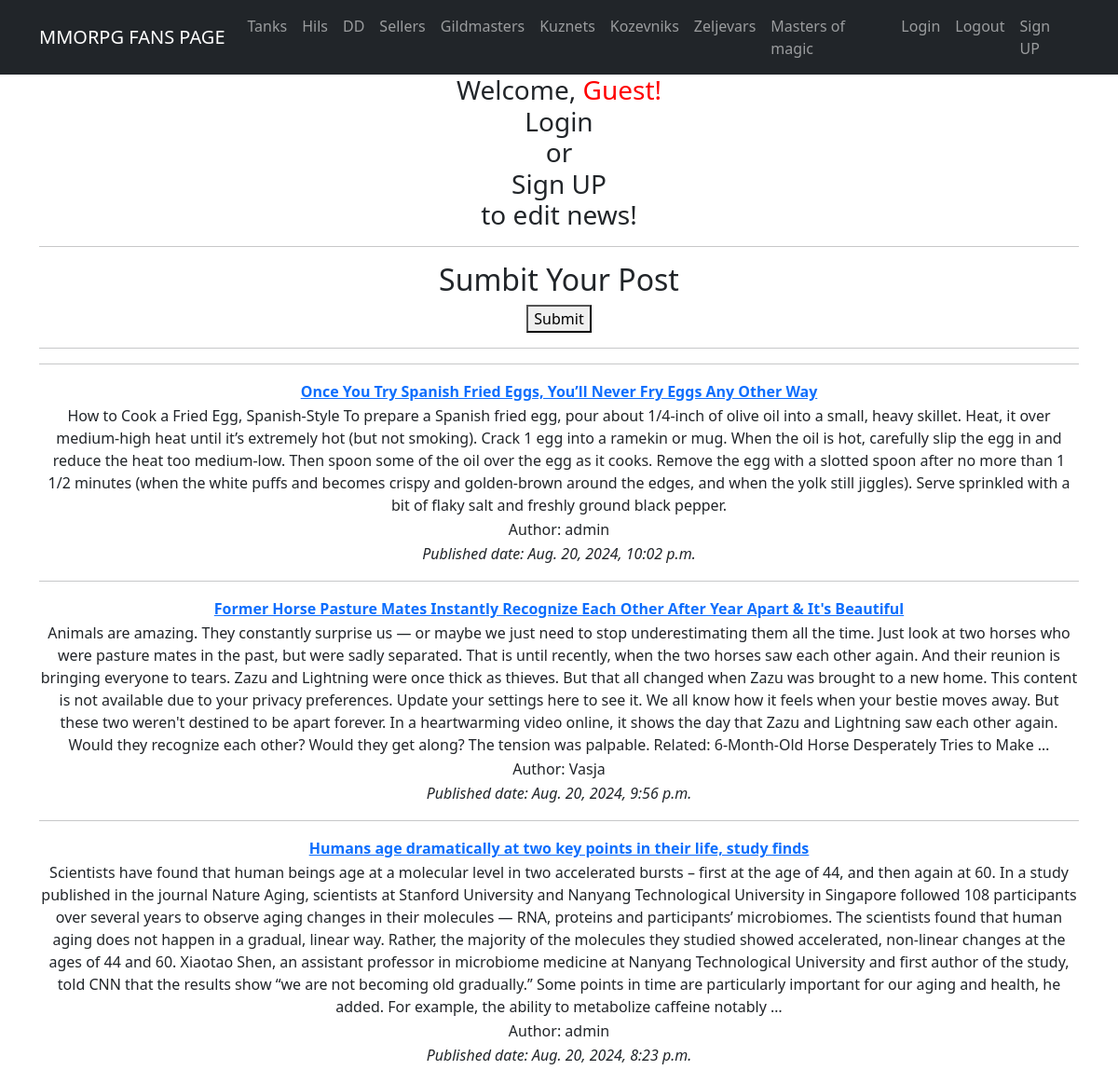
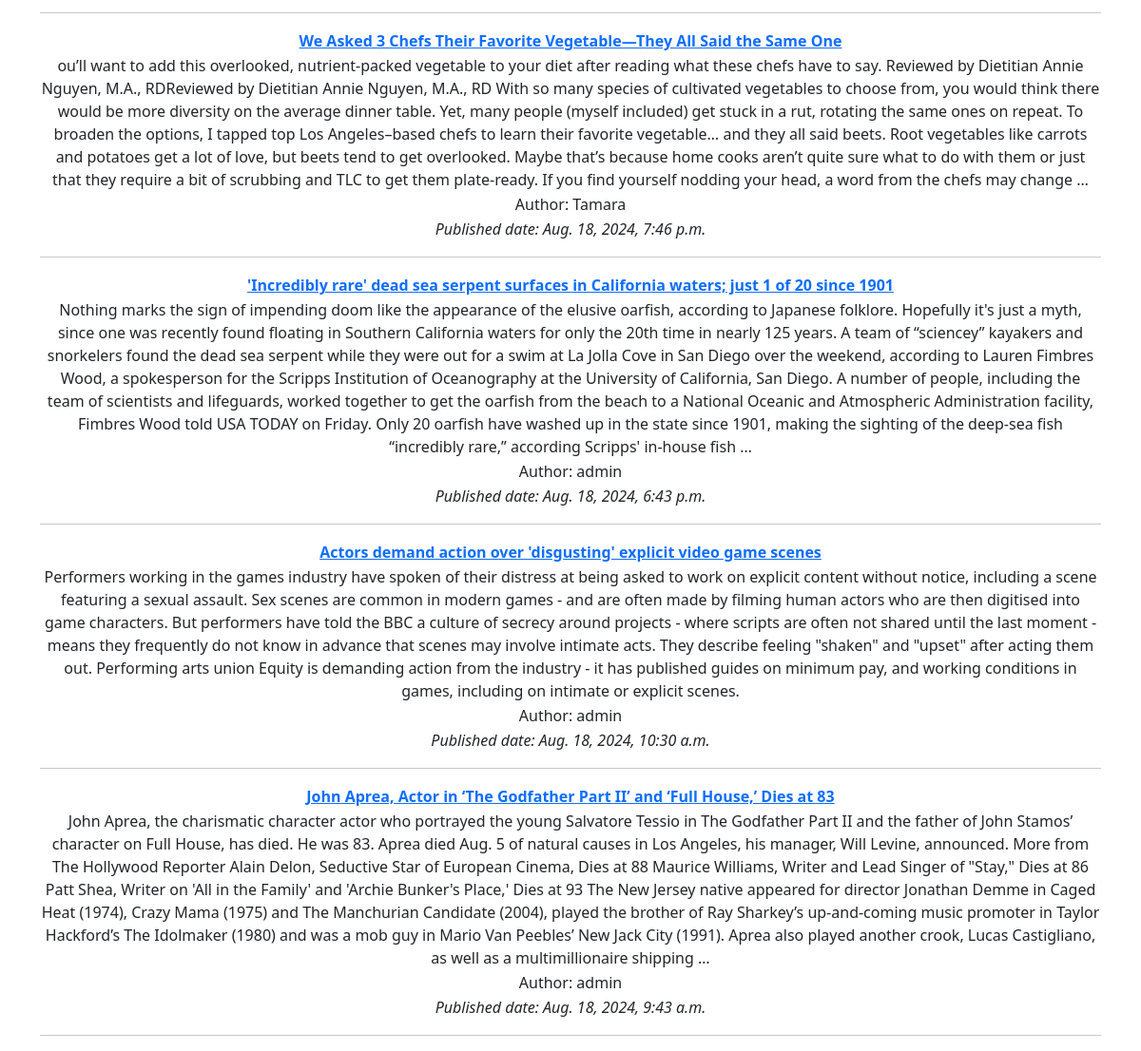
The page / on the database its author committed (2 pictures, top to bottom).
### app/models.py (models this page shows, shortened)
class Post(models.Model):
    name = models.CharField(max_length=150, unique=True)
    description = models.TextField()
    published_date = models.DateTimeField(default=timezone.now)
    author = models.ForeignKey(User, on_delete=models.CASCADE, related_name='posts')
    categories = models.ManyToManyField(Category, related_name='posts')

### app/views.py (the view)
# urls.py: path('', PostsList.as_view(), name='post_list'),    # post_list in this case is the name of the url pattern
class PostsList(ListView):
    model = Post
    ordering = '-published_date'
    template_name = 'post_list.html'
    context_object_name = 'posts'

### templates/post_list.html (shortened to what this page needs)
{% extends 'flatpages/default.html' %}
{% block content %}
<h2>Sumbit Your Post</h2>
<a href="{% url 'post_create' %}"><button type="button">Submit</button>
</a>
<hr>
{% for post in posts %}
<table>
    <tr>
        <td><strong><a href="{% url 'post_detail' post.id %}">{{ post.name }}</a></strong></td>
    </tr>
    <tr>
        <td>{{ post.description | truncatewords:150 }}</td>
    </tr>
    <tr>
        <td>Author: {{ post.author }}</td>
    </tr>
    <tr>
        <td><i>Published date: {{ post.published_date }}</i></td>
    </tr>
    <hr>
</table>
{% endfor %}
<hr>
{% endblock content %}

### rows shown on the page
Post: name "Once You Try Spanish Fried Eggs, You’ll Never Fry Eggs Any Other Way", description "How to Cook a Fried Egg, Spanish-Style To prepare a Spanish fried egg, pour about 1/4-inch of olive oil into a small, heavy skillet. Heat, it over medium-high heat until it’s extremely hot (but not smoking). Crack 1 egg into a ramekin or mug. When the oil is hot, carefully slip the egg in and reduce the heat too medium-low. Then spoon some of the oil over the egg as it cooks. Remove the egg with a slotted spoon after no more than 1 1/2 minutes (when the white puffs and becomes crispy and golden-brown around the edges, and when the yolk still jiggles). Serve sprinkled with a bit of flaky salt and freshly ground black pepper.", author "admin", published_date "Aug. 20, 2024, 10:02 p.m."
Post: name "Former Horse Pasture Mates Instantly Recognize Each Other After Year Apart & It's Beautiful", description "Animals are amazing. They constantly surprise us — or maybe we just need to stop underestimating them all the time. Just look at two horses who were pasture mates in the past, but were sadly separated. That is until recently, when the two horses saw each other again. And their reunion is bringing everyone to tears. Zazu and Lightning were once thick as thieves. But that all changed when Zazu was brought to a new home. This content is not available due to your privacy preferences. Update your settings here to see it. We all know how it feels when your bestie moves away. But these two weren't destined to be apart forever. In a heartwarming video online, it shows the day that Zazu and…", author "Vasja", published_date "Aug. 20, 2024, 9:56 p.m."
Post: name "Humans age dramatically at two key points in their life, study finds", description "Scientists have found that human beings age at a molecular level in two accelerated bursts – first at the age of 44, and then again at 60. In a study published in the journal Nature Aging, scientists at Stanford University and Nanyang Technological University in Singapore followed 108 participants over several years to observe aging changes in their molecules — RNA, proteins and participants’ microbiomes. The scientists found that human aging does not happen in a gradual, linear way. Rather, the majority of the molecules they studied showed accelerated, non-linear changes at the ages of 44 and 60. Xiaotao Shen, an assistant professor in microbiome medicine at Nanyang Technological…", author "admin", published_date "Aug. 20, 2024, 8:23 p.m."
Post: name "We Asked 3 Chefs Their Favorite Vegetable—They All Said the Same One", description "ou’ll want to add this overlooked, nutrient-packed vegetable to your diet after reading what these chefs have to say. Reviewed by Dietitian Annie Nguyen, M.A., RDReviewed by Dietitian Annie Nguyen, M.A., RD With so many species of cultivated vegetables to choose from, you would think there would be more diversity on the average dinner table. Yet, many people (myself included) get stuck in a rut, rotating the same ones on repeat. To broaden the options, I tapped top Los Angeles–based chefs to learn their favorite vegetable… and they all said beets. Root vegetables like carrots and potatoes get a lot of love, but beets tend to get overlooked. Maybe that’s because home cooks aren’t quite sure…", author "Tamara", published_date "Aug. 18, 2024, 7:46 p.m."
Post: name "'Incredibly rare' dead sea serpent surfaces in California waters; just 1 of 20 since 1901", description "Nothing marks the sign of impending doom like the appearance of the elusive oarfish, according to Japanese folklore. Hopefully it's just a myth, since one was recently found floating in Southern California waters for only the 20th time in nearly 125 years. A team of “sciencey” kayakers and snorkelers found the dead sea serpent while they were out for a swim at La Jolla Cove in San Diego over the weekend, according to Lauren Fimbres Wood, a spokesperson for the Scripps Institution of Oceanography at the University of California, San Diego. A number of people, including the team of scientists and lifeguards, worked together to get the oarfish from the beach to a National Oceanic and…", author "admin", published_date "Aug. 18, 2024, 6:43 p.m."
Post: name "Actors demand action over 'disgusting' explicit video game scenes", description "Performers working in the games industry have spoken of their distress at being asked to work on explicit content without notice, including a scene featuring a sexual assault. Sex scenes are common in modern games - and are often made by filming human actors who are then digitised into game characters. But performers have told the BBC a culture of secrecy around projects - where scripts are often not shared until the last moment - means they frequently do not know in advance that scenes may involve intimate acts. They describe feeling \"shaken\" and \"upset\" after acting them out. Performing arts union Equity is demanding action from the industry - it has published guides on minimum pay, and…", author "admin", published_date "Aug. 18, 2024, 10:30 a.m."
Post: name "John Aprea, Actor in ‘The Godfather Part II’ and ‘Full House,’ Dies at 83", description "John Aprea, the charismatic character actor who portrayed the young Salvatore Tessio in The Godfather Part II and the father of John Stamos’ character on Full House, has died. He was 83. Aprea died Aug. 5 of natural causes in Los Angeles, his manager, Will Levine, announced. More from The Hollywood Reporter Alain Delon, Seductive Star of European Cinema, Dies at 88 Maurice Williams, Writer and Lead Singer of \"Stay,\" Dies at 86 Patt Shea, Writer on 'All in the Family' and 'Archie Bunker's Place,' Dies at 93 The New Jersey native appeared for director Jonathan Demme in Caged Heat (1974), Crazy Mama (1975) and The Manchurian Candidate (2004), played the brother of Ray Sharkey’s up-and-coming…", author "admin", published_date "Aug. 18, 2024, 9:43 a.m."
